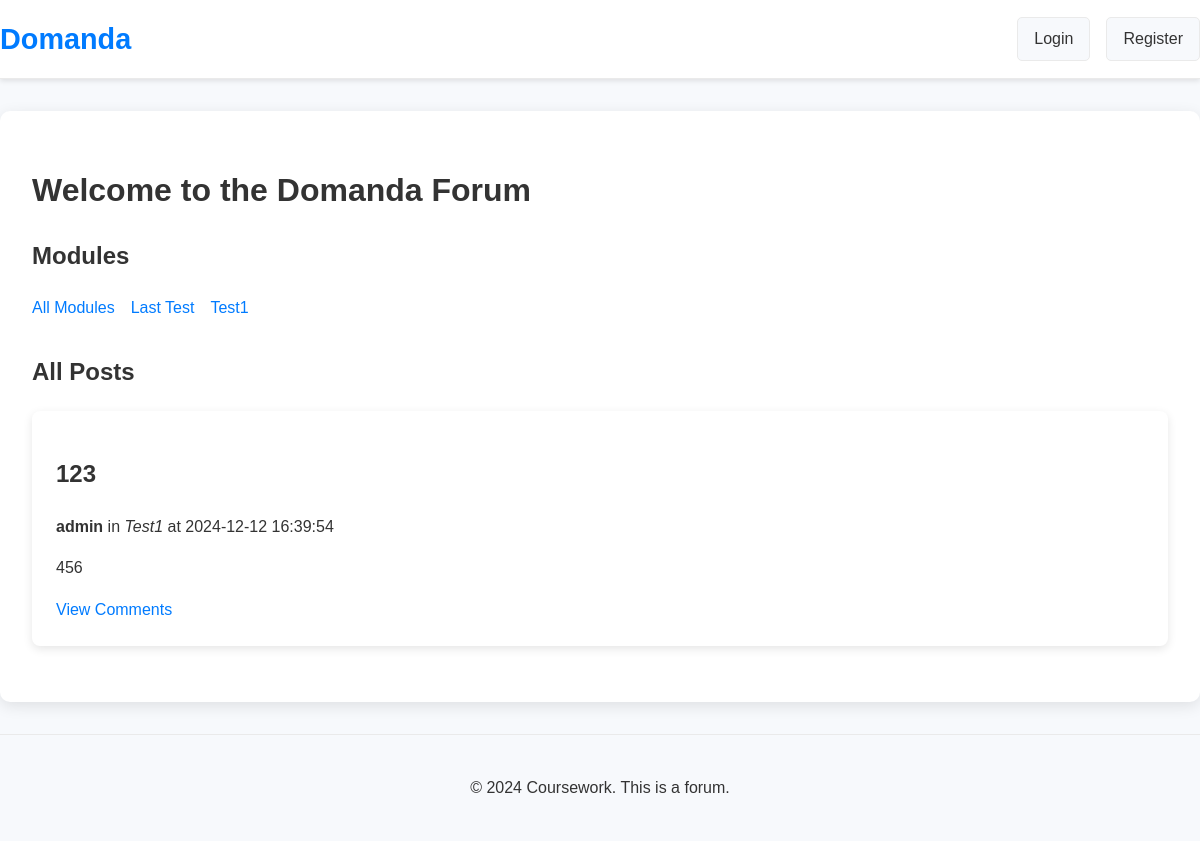
The page / on the database its author committed.
### tables this page shows
CREATE TABLE `modules` (
  `id` int(11) NOT NULL,
  `user_id` int(11) NOT NULL,
  `name` varchar(255) NOT NULL,
  `description` text DEFAULT NULL,
  `created_at` timestamp NOT NULL DEFAULT current_timestamp()
);

CREATE TABLE `posts` (
  `id` int(11) NOT NULL,
  `user_id` int(11) NOT NULL,
  `title` varchar(255) NOT NULL,
  `content` text NOT NULL,
  `image_path` varchar(255) DEFAULT NULL,
  `created_at` timestamp NOT NULL DEFAULT current_timestamp(),
  `module_id` int(11) DEFAULT NULL
);

CREATE TABLE `users` (
  `id` int(11) NOT NULL,
  `username` varchar(50) NOT NULL,
  `password` varchar(255) NOT NULL,
  `email` varchar(100) NOT NULL,
  `created_at` timestamp NOT NULL DEFAULT current_timestamp(),
  `profile_image` varchar(255) DEFAULT NULL
);

### index.php (the view, shortened to what this page needs)
<?php
require 'db.php';
$stmt = $pdo->query("SELECT * FROM modules ORDER BY created_at DESC");
$modules = $stmt->fetchAll();
$module_id = isset($_GET['module_id']) ? $_GET['module_id'] : null;
if ($module_id) {
    $stmt = $pdo->prepare("SELECT posts.*, users.username, modules.name AS module_name
                           FROM posts
                           JOIN users ON posts.user_id = users.id
                           JOIN modules ON posts.module_id = modules.id
                           WHERE posts.module_id = ?
                           ORDER BY posts.created_at DESC");
    $stmt->execute([$module_id]);
    $posts = $stmt->fetchAll();
} else {
    $stmt = $pdo->query("SELECT posts.*, users.username, modules.name AS module_name
                         FROM posts
                         JOIN users ON posts.user_id = users.id
                         JOIN modules ON posts.module_id = modules.id
                         ORDER BY posts.created_at DESC");
    $posts = $stmt->fetchAll();
}
include 'header.php';
?>
<h1>Welcome to the Domanda Forum</h1>
<div class="module-navigation">
    <h2>Modules</h2>
    <div class="modules-list">
        <a href="index.php" class="button <?= !$module_id ? 'active' : '' ?>">All Modules</a>
        <?php foreach ($modules as $module): ?>
            <a href="index.php?module_id=<?= $module['id'] ?>" class="button <?= $module_id == $module['id'] ? 'active' : '' ?>">
                <?= htmlspecialchars($module['name']) ?>
            </a>
        <?php endforeach; ?>
    </div>
</div>
<h2><?= $module_id ? "Posts in Module: " . htmlspecialchars($modules[array_search($module_id, array_column($modules, 'id'))]['name']) : "All Posts" ?></h2>
<?php if (empty($posts)): ?>
    <p>No posts available in this module.</p>
<?php else: ?>
    <?php foreach ($posts as $post): ?>
        <div class="post">
            <h2><?= htmlspecialchars($post['title']) ?></h2>
            <p>
                <strong><?= htmlspecialchars($post['username']) ?></strong> in
                <em><?= htmlspecialchars($post['module_name']) ?></em> at <?= $post['created_at'] ?>
            </p>
            <p><?= nl2br(htmlspecialchars($post['content'])) ?></p>
            <a href="view_post.php?post_id=<?= $post['id'] ?>" class="button">View Comments</a>
        </div>
    <?php endforeach; ?>
<?php endif; ?>
<?php include 'footer.php'; ?>

### styles.css (style rules this page uses)
body { font-family: 'Arial', sans-serif; margin: 0; padding: 0; background: #f7f9fc; color: #333; line-height: 1.6; transition: background 0.3s ease, color 0.3s ease; }
a { color: #007bff; text-decoration: none; transition: color 0.3s ease; }
.post, .comment { background: #fff; color: #333; border-radius: 8px; box-shadow: 0 3px 10px rgba(0, 0, 0, 0.1); margin-bottom: 1.5rem; padding: 1.5rem; }
.modules-list { display: flex; flex-wrap: wrap; gap: 1rem; margin-bottom: 2rem; }

### rows shown on the page
modules: name "Last Test"
modules: name "Test1"
posts: title "123", user.username "admin", module.name "Test1", created_at "2024-12-12 16:39:54", content "456"
